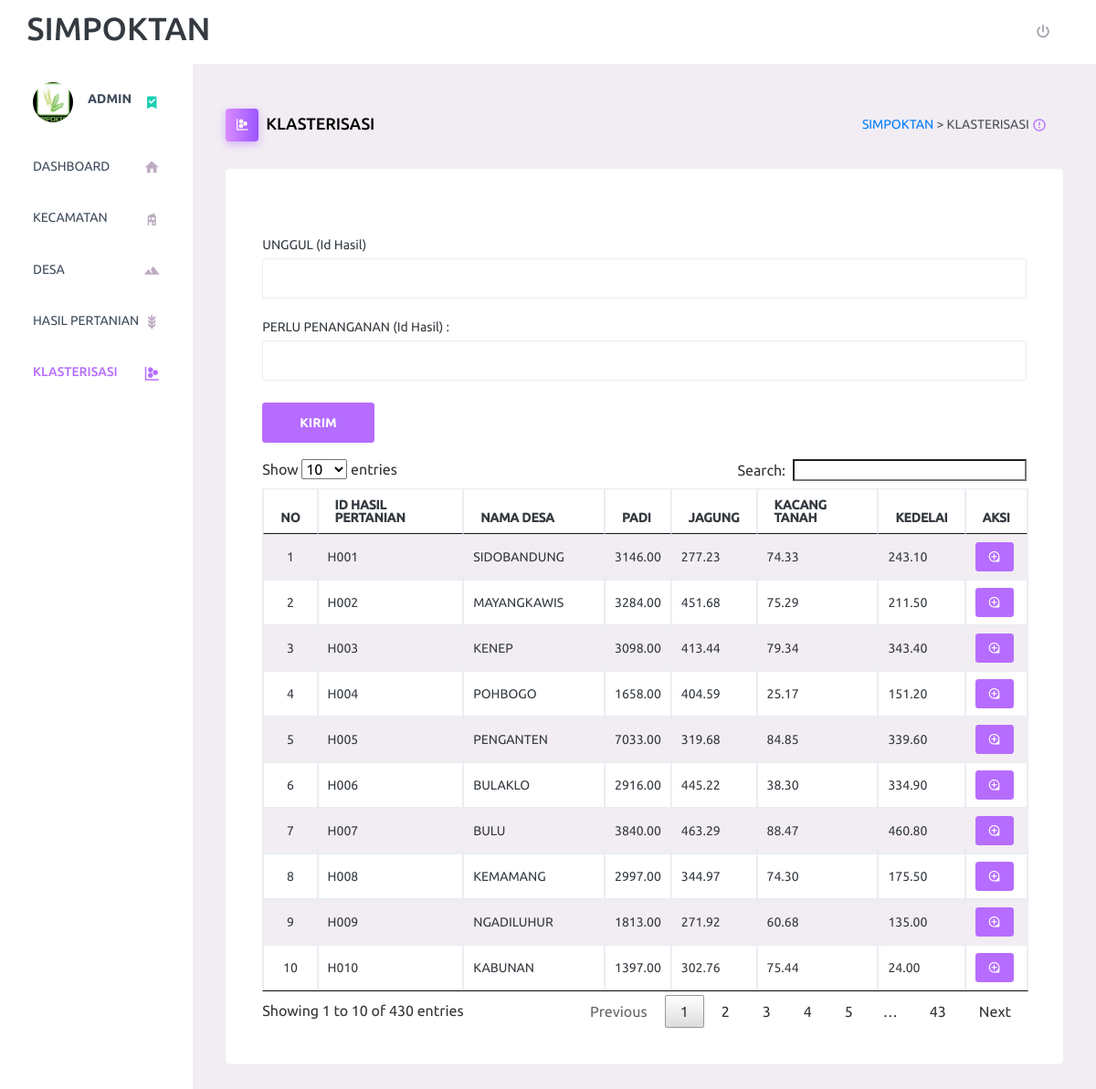
Page /index.php/c_klasterisasi on the committed database.
### tables this page shows
CREATE TABLE `hasil_pertanian` (
  `id_hasil` varchar(20) NOT NULL,
  `id_desa` varchar(20) NOT NULL,
  `padi` decimal(20,2) NOT NULL,
  `jagung` decimal(20,2) NOT NULL,
  `kacang_tanah` decimal(20,2) NOT NULL,
  `kedelai` decimal(20,2) NOT NULL
);

CREATE TABLE `desa` (
  `id_desa` varchar(20) NOT NULL,
  `nama_desa` varchar(20) NOT NULL,
  `id_kecamatan` varchar(20) NOT NULL
);

### application/controllers/C_klasterisasi.php (called while the page is built, shortened)
<?php
	class C_klasterisasi extends CI_Controller{
		public function index(){
			$hasil_pertanian = $this->M_data->tampil_hasil()->result();
			$datah['hasil_pertanian']= $hasil_pertanian;
				$this->load->view('V_link');
				$this->load->view('V_navbar');
				$this->load->view('V_klasterisasi',$datah);
			}
	}
 ?>

### index.php (called while the page is built, shortened)
<?php
require_once BASEPATH.'core/CodeIgniter.php';

### application/models/M_data.php (called while the page is built, shortened)
<?php
class M_data extends CI_Model{
	public function tampil_hasil(){
		return $this->db->get_where('hasil_pertanian,desa','hasil_pertanian.id_desa=desa.id_desa');
	}
}
 ?>

### application/views/V_klasterisasi.php (the view, shortened to what this page needs)
<div class="content-wrapper">
          <div class="page-header">
            <h3 class="page-title">
              <span class="page-title-icon bg-gradient-primary text-white mr-2">
                <i class="mdi mdi-chart-scatterplot-hexbin"></i>
              </span>KLASTERISASI
            </h3>
            <nav aria-label="breadcrumb">
              <ul class="breadcrumb">
                <li class="breadcrumb-item active" aria-current="page">
                  <span><a href="<?= site_url('C_dashboard/breadcrumb') ?>">SIMPOKTAN </a> > KLASTERISASI</a></span>
                  <i class="mdi mdi-alert-circle-outline icon-sm text-primary align-middle"></i>
                </li>
              </ul>
            </nav>
          </div>
  <section class="content">
      <div class="card">
      <div class="card-body">
              <br>
    <form action="<?= base_url('C_klasterisasi/klusterisasi') ?>" method="GET">
      <br>
          <div class="form-group">
                      <label for="exampleInputUsername1">UNGGUL (Id Hasil) </label>
                      <input type="text" id="data_1" name="hasil_1" class="form-control">
                    </div>
          <div class="form-group">
                      <label for="exampleInputUsername3">PERLU PENANGANAN (Id Hasil) : </label>
                      <input type="text" id="data_2" name="hasil_2" class="form-control">
                    </div>
      <button type="submit" class="btn btn-primary">KIRIM</button>
    </form>
<br>
<table class="table table-striped table-bordered" id="myTable">
                <thead>
                  <tr>
                      <th>NO</th>
                      <th>ID HASIL PERTANIAN</th>
                      <th>NAMA DESA</th>
                      <th>PADI</th>
                      <th>JAGUNG</th>
                      <th>KACANG TANAH</th>
                      <th>KEDELAI</th>
                      <th>AKSI</th>
                  </tr>
                </thead>
                <tbody>
                  <?php
                  $no=1;
                  foreach($hasil_pertanian as $ds){
                   ?>
                  <tr>
                      <td><center><?php echo $no++ ?></center></td>
                      <td><?php echo $ds->id_hasil ?></td>
                      <td><?php echo $ds->nama_desa ?></td>
                       <td><?php echo $ds->padi?></td>
                       <td><?php echo $ds->jagung?></td>
                       <td><?php echo $ds->kacang_tanah?></td>
                       <td><?php echo $ds->kedelai?></td>
                       <td><button class="btn btn-primary btn-sm mdi mdi-loupe" onClick="pilih_centroid('<?= $ds->id_hasil?>')"></button></td>
                  </tr>
                  <?php } ?>
                </tbody>
          </table>
  </div>
  </div>
  </section>

### rows in the picture
hasil_pertanian: id_hasil "H001", id_desa.nama_desa "SIDOBANDUNG", padi "3146.00", jagung "277.23", kacang_tanah "74.33", kedelai "243.10"
hasil_pertanian: id_hasil "H002", id_desa.nama_desa "MAYANGKAWIS", padi "3284.00", jagung "451.68", kacang_tanah "75.29", kedelai "211.50"
hasil_pertanian: id_hasil "H003", id_desa.nama_desa "KENEP", padi "3098.00", jagung "413.44", kacang_tanah "79.34", kedelai "343.40"
hasil_pertanian: id_hasil "H004", id_desa.nama_desa "POHBOGO", padi "1658.00", jagung "404.59", kacang_tanah "25.17", kedelai "151.20"
hasil_pertanian: id_hasil "H005", id_desa.nama_desa "PENGANTEN", padi "7033.00", jagung "319.68", kacang_tanah "84.85", kedelai "339.60"
hasil_pertanian: id_hasil "H006", id_desa.nama_desa "BULAKLO", padi "2916.00", jagung "445.22", kacang_tanah "38.30", kedelai "334.90"
hasil_pertanian: id_hasil "H007", id_desa.nama_desa "BULU", padi "3840.00", jagung "463.29", kacang_tanah "88.47", kedelai "460.80"
hasil_pertanian: id_hasil "H008", id_desa.nama_desa "KEMAMANG", padi "2997.00", jagung "344.97", kacang_tanah "74.30", kedelai "175.50"
hasil_pertanian: id_hasil "H009", id_desa.nama_desa "NGADILUHUR", padi "1813.00", jagung "271.92", kacang_tanah "60.68", kedelai "135.00"
hasil_pertanian: id_hasil "H010", id_desa.nama_desa "KABUNAN", padi "1397.00", jagung "302.76", kacang_tanah "75.44", kedelai "24.00"
